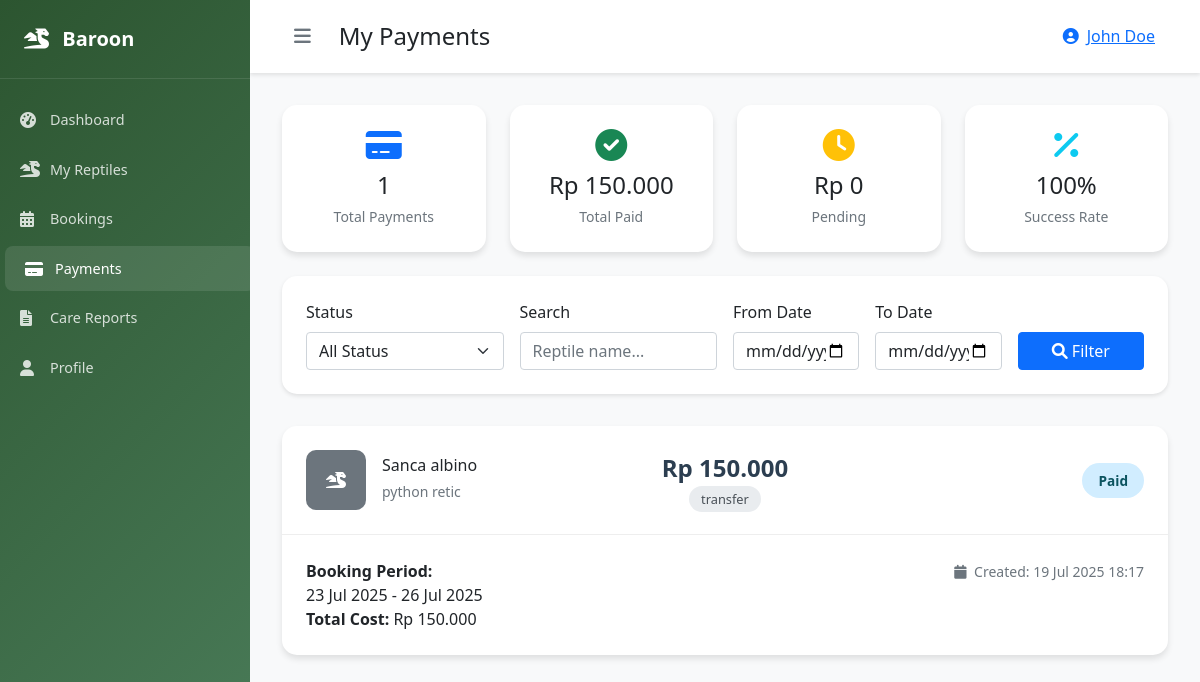
The app's page /customer/payments.php (signed in) with its own data.
### tables this page shows
CREATE TABLE IF NOT EXISTS `payments` (
  `id` int(11) NOT NULL AUTO_INCREMENT,
  `booking_id` int(11) NOT NULL,
  `amount` decimal(10,2) NOT NULL,
  `payment_method` enum('cash','transfer','credit_card') NOT NULL,
  `payment_status` enum('pending','paid','failed') DEFAULT 'pending',
  `payment_date` timestamp NULL DEFAULT NULL,
  `proof_image` varchar(255) DEFAULT NULL,
  `notes` text DEFAULT NULL,
  `created_at` timestamp NOT NULL DEFAULT current_timestamp(),
  PRIMARY KEY (`id`),
  KEY `booking_id` (`booking_id`),
  CONSTRAINT `payments_ibfk_1` FOREIGN KEY (`booking_id`) REFERENCES `bookings` (`id`) ON DELETE CASCADE
);

CREATE TABLE IF NOT EXISTS `reptiles` (
  `id` int(11) NOT NULL AUTO_INCREMENT,
  `customer_id` int(11) NOT NULL,
  `category_id` int(11) NOT NULL,
  `name` varchar(100) NOT NULL,
  `species` varchar(100) DEFAULT NULL,
  `age` varchar(20) DEFAULT NULL,
  `weight` decimal(5,2) DEFAULT NULL,
  `length` decimal(5,2) DEFAULT NULL,
  `gender` enum('male','female','unknown') DEFAULT NULL,
  `special_needs` text DEFAULT NULL,
  `photo` varchar(255) DEFAULT NULL,
  `status` enum('active','completed','cancelled') DEFAULT 'active',
  `created_at` timestamp NOT NULL DEFAULT current_timestamp(),
  `updated_at` timestamp NOT NULL DEFAULT current_timestamp() ON UPDATE current_timestamp(),
  PRIMARY KEY (`id`),
  KEY `customer_id` (`customer_id`),
  KEY `category_id` (`category_id`),
  CONSTRAINT `reptiles_ibfk_1` FOREIGN KEY (`customer_id`) REFERENCES `users` (`id`) ON DELETE CASCADE,
  CONSTRAINT `reptiles_ibfk_2` FOREIGN KEY (`category_id`) REFERENCES `reptile_categories` (`id`)
);

CREATE TABLE IF NOT EXISTS `bookings` (
  `id` int(11) NOT NULL AUTO_INCREMENT,
  `customer_id` int(11) NOT NULL,
  `reptile_id` int(11) NOT NULL,
  `start_date` date NOT NULL,
  `end_date` date NOT NULL,
  `total_days` int(11) NOT NULL,
  `price_per_day` decimal(10,2) NOT NULL,
  `total_price` decimal(10,2) NOT NULL,
  `status` enum('pending','confirmed','in_progress','completed','cancelled') DEFAULT 'pending',
  `notes` text DEFAULT NULL,
  `created_at` timestamp NOT NULL DEFAULT current_timestamp(),
  `updated_at` timestamp NOT NULL DEFAULT current_timestamp() ON UPDATE current_timestamp(),
  PRIMARY KEY (`id`),
  KEY `customer_id` (`customer_id`),
  KEY `reptile_id` (`reptile_id`),
  CONSTRAINT `bookings_ibfk_1` FOREIGN KEY (`customer_id`) REFERENCES `users` (`id`) ON DELETE CASCADE,
  CONSTRAINT `bookings_ibfk_2` FOREIGN KEY (`reptile_id`) REFERENCES `reptiles` (`id`) ON DELETE CASCADE
);

### customer/payments.php (the view, shortened to what this page needs)
<?php
try {
    $db = getDB();
    $search = isset($_GET['search']) ? trim($_GET['search']) : '';
    $date_from = isset($_GET['date_from']) ? $_GET['date_from'] : '';
    $date_to = isset($_GET['date_to']) ? $_GET['date_to'] : '';
    $where_conditions = ["p.booking_id = b.id", "b.customer_id = ?"];
    $params = [$_SESSION['user_id']];
    $where_clause = implode(' AND ', $where_conditions);
    $stmt = $db->prepare("
        SELECT p.*, b.start_date, b.end_date, b.total_price as booking_total,
               r.name as reptile_name, r.species, r.photo,
               rc.name as category_name
        FROM payments p, bookings b
        LEFT JOIN reptiles r ON b.reptile_id = r.id
        LEFT JOIN reptile_categories rc ON r.category_id = rc.id
        WHERE $where_clause
        ORDER BY p.created_at DESC
    ");
    $stmt->execute($params);
    $payments = $stmt->fetchAll();
    $stmt = $db->prepare("
        SELECT
            COUNT(*) as total_payments,
            SUM(CASE WHEN p.payment_status = 'paid' THEN p.amount ELSE 0 END) as total_paid,
        SUM(CASE WHEN p.payment_status = 'pending' THEN p.amount ELSE 0 END) as total_pending,
        COUNT(CASE WHEN p.payment_status = 'paid' THEN 1 END) as paid_count,
        COUNT(CASE WHEN p.payment_status = 'pending' THEN 1 END) as pending_count,
        COUNT(CASE WHEN p.payment_status = 'failed' THEN 1 END) as failed_count
        FROM payments p, bookings b
        WHERE p.booking_id = b.id AND b.customer_id = ?
    ");
    $stmt->execute([$_SESSION['user_id']]);
    $stats = $stmt->fetch();
    $stats = array_merge([
        'total_payments' => 0,
        'total_paid' => 0,
        'total_pending' => 0,
        'paid_count' => 0,
        'pending_count' => 0,
        'failed_count' => 0
    ], $stats ?: []);
} catch (Exception $e) {
    $message = '<div class="alert alert-danger"><i class="fas fa-times-circle me-2"></i>Error: ' . $e->getMessage() . '</div>';
}
$status_labels = [
    'pending' => 'Pending',
    'paid' => 'Paid',
    'failed' => 'Failed',
    'refunded' => 'Refunded'
];
$method_labels = [
    'bank_transfer' => 'Bank Transfer',
    'credit_card' => 'Credit Card',
    'e_wallet' => 'E-Wallet',
    'cash' => 'Cash'
];
?>
<!DOCTYPE html>
<html lang="en">
<head>
    <link href="https://cdn.jsdelivr.net/npm/bootstrap@5.1.3/dist/css/bootstrap.min.css" rel="stylesheet">
    <link href="https://cdnjs.cloudflare.com/ajax/libs/font-awesome/6.0.0/css/all.min.css" rel="stylesheet">
</head>
<body>
    <div class="sidebar" id="sidebar">
        <div class="sidebar-header">
            <a href="#" class="sidebar-brand">
                <i class="fas fa-dragon me-2"></i>
                <span class="brand-text">Baroon</span>
            </a>
        </div>
        <nav class="sidebar-nav">
            <ul class="nav flex-column">
                <li class="nav-item">
                    <a class="nav-link" href="dashboard.php">
                        <i class="fas fa-tachometer-alt"></i>
                        <span class="nav-text">Dashboard</span>
                    </a>
                </li>
                <li class="nav-item">
                    <a class="nav-link" href="my_reptiles.php">
                        <i class="fas fa-dragon"></i>
                        <span class="nav-text">My Reptiles</span>
                    </a>
                </li>
                <li class="nav-item">
                    <a class="nav-link" href="bookings.php">
                        <i class="fas fa-calendar-alt"></i>
                        <span class="nav-text">Bookings</span>
                    </a>
                </li>
                <li class="nav-item">
                    <a class="nav-link active" href="payments.php">
                        <i class="fas fa-credit-card"></i>
                        <span class="nav-text">Payments</span>
                    </a>
                </li>
                <li class="nav-item">
                    <a class="nav-link" href="care_reports.php">
                        <i class="fas fa-file-alt"></i>
                        <span class="nav-text">Care Reports</span>
                    </a>
                </li>
                <li class="nav-item">
                    <a class="nav-link" href="profile.php">
                        <i class="fas fa-user"></i>
                        <span class="nav-text">Profile</span>
                    </a>
                </li>
            </ul>
        </nav>
    </div>
    <div class="main-content" id="mainContent">
        <div class="top-navbar">
            <div class="d-flex align-items-center">
                <button class="btn btn-toggle me-3" onclick="toggleSidebar()">
                    <i class="fas fa-bars"></i>
                </button>
                <h4 class="mb-0">My Payments</h4>
            </div>
            <div class="dropdown">
                <button class="btn btn-link dropdown-toggle" type="button" data-bs-toggle="dropdown">
                    <i class="fas fa-user-circle me-2"></i><?php echo htmlspecialchars($_SESSION['full_name']); ?>
                </button>
            </div>
        </div>
        <div class="content-area">
                        <div class="row mb-4">
                            <div class="col-md-3">
                                <div class="stats-card text-center">
                                    <div class="text-primary mb-2">
                                        <i class="fas fa-credit-card fa-2x"></i>
                                    </div>
                                    <h4 class="mb-1"><?php echo $stats['total_payments']; ?></h4>
                                    <small class="text-muted">Total Payments</small>
                                </div>
                            </div>
                            <div class="col-md-3">
                                <div class="stats-card text-center">
                                    <div class="text-success mb-2">
                                        <i class="fas fa-check-circle fa-2x"></i>
                                    </div>
                                    <h4 class="mb-1">Rp <?php echo number_format($stats['total_paid'], 0, ',', '.'); ?></h4>
                                    <small class="text-muted">Total Paid</small>
                                </div>
                            </div>
                            <div class="col-md-3">
                                <div class="stats-card text-center">
                                    <div class="text-warning mb-2">
                                        <i class="fas fa-clock fa-2x"></i>
                                    </div>
                                    <h4 class="mb-1">Rp <?php echo number_format($stats['total_pending'], 0, ',', '.'); ?></h4>
                                    <small class="text-muted">Pending</small>
                                </div>
                            </div>
                            <div class="col-md-3">
                                <div class="stats-card text-center">
                                    <div class="text-info mb-2">
                                        <i class="fas fa-percentage fa-2x"></i>
                                    </div>
                                    <h4 class="mb-1"><?php echo $stats['total_payments'] > 0 ? round(($stats['paid_count'] / $stats['total_payments']) * 100) : 0; ?>%</h4>
                                    <small class="text-muted">Success Rate</small>
                                </div>
                            </div>
                        </div>
                        <div class="filter-card">
                            <form method="GET" class="row g-3">
                                <div class="col-md-3">
                                    <label class="form-label">Status</label>
                                    <select name="status" class="form-select">
                                        <option value="">All Status</option>
                                    </select>
                                </div>
                                <div class="col-md-3">
                                    <label class="form-label">Search</label>
                                    <input type="text" name="search" class="form-control" placeholder="Reptile name..." value="<?php echo htmlspecialchars($search); ?>">
                                </div>
                                <div class="col-md-2">
                                    <label class="form-label">From Date</label>
                                    <input type="date" name="date_from" class="form-control" value="<?php echo $date_from; ?>">
                                </div>
                                <div class="col-md-2">
                                    <label class="form-label">To Date</label>
                                    <input type="date" name="date_to" class="form-control" value="<?php echo $date_to; ?>">
                                </div>
                                <div class="col-md-2">
                                    <label class="form-label">&nbsp;</label>
                                    <div class="d-grid">
                                        <button type="submit" class="btn btn-primary">
                                            <i class="fas fa-search me-1"></i>Filter
                                        </button>
                                    </div>
                                </div>
                            </form>
                        </div>
                        <div class="row">
                            <div class="col-12">
                                <?php if (count($payments) > 0): ?>
                                    <?php foreach ($payments as $payment): ?>
                                        <div class="payment-card">
                                            <div class="payment-header">
                                                <div class="row align-items-center">
                                                    <div class="col-md-4">
                                                        <div class="reptile-info">
                                                            <?php if ($payment['photo']): ?>
                                                                <img src="../uploads/reptiles/<?php echo htmlspecialchars($payment['photo']); ?>"
                                                                     class="reptile-photo" alt="Reptile">
                                                            <?php else: ?>
                                                                <div class="reptile-photo bg-secondary d-flex align-items-center justify-content-center">
                                                                    <i class="fas fa-dragon text-white"></i>
                                                                </div>
                                                            <?php endif; ?>
                                                            <div>
                                                                <h6 class="mb-1"><?php echo htmlspecialchars($payment['reptile_name']); ?></h6>
                                                                <small class="text-muted"><?php echo htmlspecialchars($payment['species']); ?></small>
                                                            </div>
                                                        </div>
                                                    </div>
                                                    <div class="col-md-4 text-center">
                                                        <div class="amount-display">Rp <?php echo number_format($payment['amount'], 0, ',', '.'); ?></div>
                                                        <span class="method-badge"><?php echo $method_labels[$payment['payment_method']] ?? $payment['payment_method']; ?></span>
                                                    </div>
                                                    <div class="col-md-4 text-end">
                                                        <span class="status-badge status-<?php echo $payment['payment_status']; ?>">
                                            <?php echo $status_labels[$payment['payment_status']] ?? 'Unknown'; ?>
                                        </span>
                                                    </div>
                                                </div>
                                            </div>
                                            <div class="payment-body">
                                                <div class="row">
                                                    <div class="col-md-6">
                                                        <div><strong>Booking Period:</strong></div>
                                                        <div><?php echo date('d M Y', strtotime($payment['start_date'])); ?> - <?php echo date('d M Y', strtotime($payment['end_date'])); ?></div>
                                                        <div><strong>Total Cost:</strong> Rp <?php echo number_format($payment['booking_total'], 0, ',', '.'); ?></div>
                                                    </div>
                                                    <div class="col-md-6 text-end">
                                                        <small class="text-muted">
                                            <i class="fas fa-calendar me-1"></i>
                                            Created: <?php echo date('d M Y H:i', strtotime($payment['created_at'])); ?>
                                        </small>
                                                    </div>
                                                </div>
                                            </div>
                                        </div>
                                    <?php endforeach; ?>
                                <?php endif; ?>
                            </div>
                     </div>
        </div>
    </div>
</body>
</html>

### records on screen
payments: reptiles.name "Sanca albino", reptiles.species "python retic", amount "150.000", payment_method "transfer", payment_status "Paid", booking.start_date "23 Jul 2025", booking.end_date "26 Jul 2025", booking.total_price "150.000", created_at "19 Jul 2025 18:17"

### other values on screen
$_SESSION['full_name'] "John Doe"
$stats['total_payments'] "1"
$stats['total_paid'] "150.000"
$stats['total_pending'] "0"
